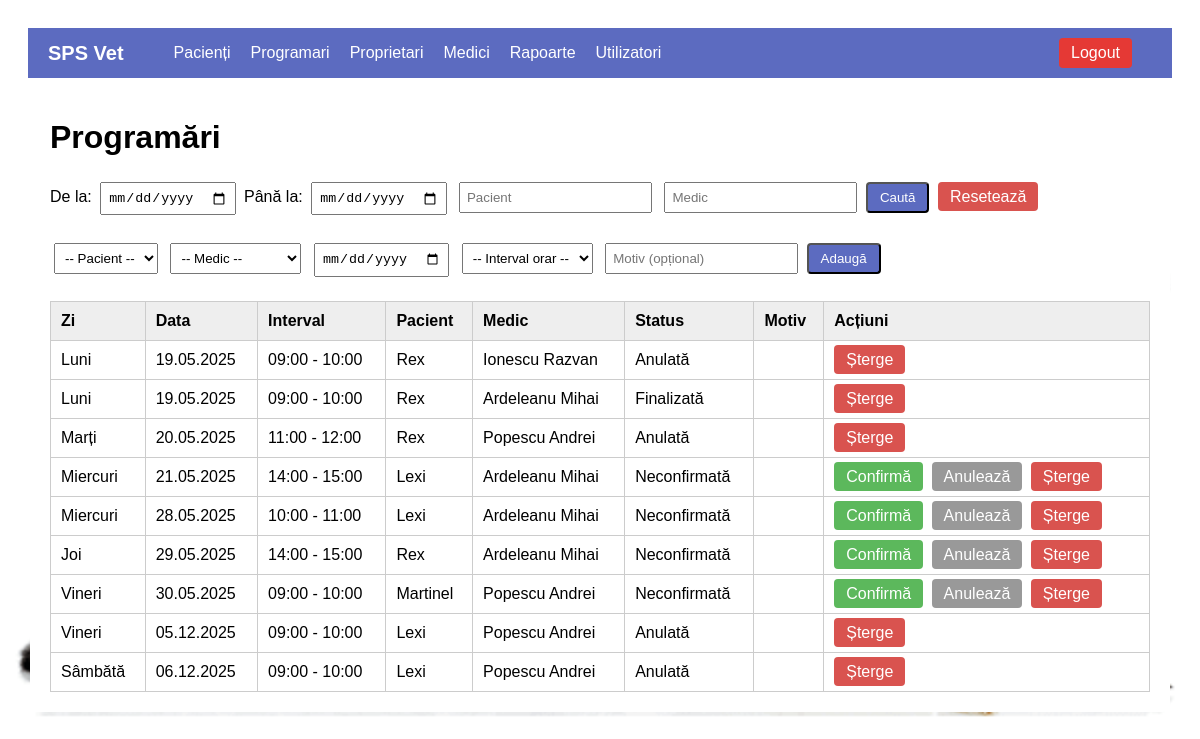
/programari.php (signed in), run on the app's committed database.
### tables this page shows
CREATE TABLE `programari` (
  `id` int(11) NOT NULL,
  `pacient_id` int(11) NOT NULL,
  `medic_id` int(11) NOT NULL,
  `data` date NOT NULL,
  `interval_orar` varchar(50) NOT NULL,
  `status` enum('neconfirmată','confirmată','anulată','finalizată') DEFAULT 'neconfirmată',
  `motiv` varchar(255) DEFAULT NULL
);

CREATE TABLE `pacienti` (
  `id` int(11) NOT NULL,
  `numar_fisa` varchar(50) DEFAULT NULL,
  `data_inregistrare` date DEFAULT NULL,
  `nume` varchar(100) DEFAULT NULL,
  `specie` varchar(50) DEFAULT NULL,
  `rasa` varchar(50) DEFAULT NULL,
  `sex` enum('M','F') DEFAULT NULL,
  `greutate` float DEFAULT NULL,
  `culoare` varchar(50) DEFAULT NULL,
  `varsta` int(11) DEFAULT NULL,
  `microcip` varchar(50) DEFAULT NULL,
  `boli_cronice` text DEFAULT NULL,
  `proprietar_id` int(11) DEFAULT NULL
);

CREATE TABLE `medici` (
  `id` int(11) NOT NULL,
  `nume` varchar(50) NOT NULL,
  `prenume` varchar(50) NOT NULL,
  `telefon` varchar(20) DEFAULT NULL,
  `email` varchar(100) DEFAULT NULL
);

### programari.php (the view, shortened to what this page needs)
<?php
include("header.php");
function zi_romana($data) {
    $zile = ['Duminică','Luni','Marți','Miercuri','Joi','Vineri','Sâmbătă'];
    $zi = date('w', strtotime($data));
    return $zile[$zi];
}
$where = "WHERE 1=1";
$programari = mysqli_query($con, "
    SELECT p.*, pa.nume AS pacient_nume, m.nume AS medic_nume, m.prenume AS medic_prenume
    FROM programari p
    JOIN pacienti pa ON p.pacient_id = pa.id
    JOIN medici m ON p.medic_id = m.id
    $where
    ORDER BY p.data, p.interval_orar
");
?>
<!DOCTYPE html>
<html>
<head>
</head>
<body>
<div class="container">
    <h1>Programări</h1>
    <form method="GET" style="margin-bottom: 20px;">
        <label>De la:</label>
        <input type="date" name="de_la" value="<?= $_GET['de_la'] ?? '' ?>">
        <label>Până la:</label>
        <input type="date" name="pana_la" value="<?= $_GET['pana_la'] ?? '' ?>">
        <input type="text" name="pacient" placeholder="Pacient" value="<?= $_GET['pacient'] ?? '' ?>">
        <input type="text" name="medic" placeholder="Medic" value="<?= $_GET['medic'] ?? '' ?>">
        <button type="submit" class="btn purple">Caută</button>
        <a href="programari.php" class="btn red">Resetează</a>
    </form>
    <form method="POST">
        <select name="pacient_id" required>
            <option value="">-- Pacient --</option>
        </select>
        <select name="medic_id" required>
            <option value="">-- Medic --</option>
        </select>
        <input type="date" name="data" required>
        <select name="interval_orar" required>
            <option value="">-- Interval orar --</option>
        </select>
        <input type="text" name="motiv" placeholder="Motiv (opțional)">
        <button type="submit" name="adauga" class="btn purple">Adaugă</button>
    </form>
    <table>
        <thead>
            <tr>
                <th>Zi</th>
                <th>Data</th>
                <th>Interval</th>
                <th>Pacient</th>
                <th>Medic</th>
                <th>Status</th>
                <th>Motiv</th>
                <th>Acțiuni</th>
            </tr>
        </thead>
        <tbody>
        <?php while ($p = mysqli_fetch_assoc($programari)): ?>
            <tr>
                <td><?= zi_romana($p['data']) ?></td>
                <td><?= date("d.m.Y", strtotime($p['data'])) ?></td>
                <td><?= $p['interval_orar'] ?></td>
                <td><?= $p['pacient_nume'] ?></td>
                <td><?= $p['medic_nume'] . ' ' . $p['medic_prenume'] ?></td>
                <td><?= ucfirst($p['status']) ?></td>
                <td><?= $p['motiv'] ?></td>
                <td>
         <?php if ($p['status'] == 'neconfirmată'): ?>
            <a href="?confirma=<?= $p['id'] ?>" class="btn green">Confirmă</a>
         <?php endif; ?>
          <?php if ($p['status'] != 'anulată' && $p['status'] != 'finalizată'): ?>
            <a href="?anuleaza=<?= $p['id'] ?>" class="btn gray">Anulează</a>
          <?php endif; ?>
            <a href="?sterge=<?= $p['id'] ?>" class="btn red" onclick="return confirm('Ștergi această programare?')">Șterge</a>
</td>
            </tr>
        <?php endwhile; ?>
        </tbody>
    </table>
</div>
</body>
</html>

### programari.php (style rules this page uses)
body { font-family: Arial; background: #f4f4f4; padding: 20px; background: url("imagine.png") no-repeat center center fixed; background-size: cover }
.container { background: #fff; padding: 20px; border-radius: 8px; max-width: 1100px; margin: auto; }
table { width: 100%; border-collapse: collapse; margin-top: 20px; }
th, td { padding: 10px; border: 1px solid #ccc; text-align: left; }
th { background: #eee; }
.btn { padding: 6px 12px; margin-right: 4px; border-radius: 4px; text-decoration: none; }
.btn.green { background: #5cb85c; color: white; }
.btn.red { background: #d9534f; color: white; }
.btn.gray { background: #999; color: white; }
.btn.purple { background: #5c6bc0; color: white; }
form input, form select { padding: 6px; margin: 4px; }

### data on the page
programari: data "Luni", data "19.05.2025", interval_orar "09:00 - 10:00", pacient.nume "Rex", medic.nume "Ionescu", medic.prenume "Razvan", status "Anulată"
programari: data "Luni", data "19.05.2025", interval_orar "09:00 - 10:00", pacient.nume "Rex", medic.nume "Ardeleanu", medic.prenume "Mihai", status "Finalizată"
programari: data "Marți", data "20.05.2025", interval_orar "11:00 - 12:00", pacient.nume "Rex", medic.nume "Popescu", medic.prenume "Andrei", status "Anulată"
programari: data "Miercuri", data "21.05.2025", interval_orar "14:00 - 15:00", pacient.nume "Lexi", medic.nume "Ardeleanu", medic.prenume "Mihai", status "Neconfirmată"
programari: data "Miercuri", data "28.05.2025", interval_orar "10:00 - 11:00", pacient.nume "Lexi", medic.nume "Ardeleanu", medic.prenume "Mihai", status "Neconfirmată"
programari: data "Joi", data "29.05.2025", interval_orar "14:00 - 15:00", pacient.nume "Rex", medic.nume "Ardeleanu", medic.prenume "Mihai", status "Neconfirmată"
programari: data "Vineri", data "30.05.2025", interval_orar "09:00 - 10:00", pacient.nume "Martinel", medic.nume "Popescu", medic.prenume "Andrei", status "Neconfirmată"
programari: data "Vineri", data "05.12.2025", interval_orar "09:00 - 10:00", pacient.nume "Lexi", medic.nume "Popescu", medic.prenume "Andrei", status "Anulată"
programari: data "Sâmbătă", data "06.12.2025", interval_orar "09:00 - 10:00", pacient.nume "Lexi", medic.nume "Popescu", medic.prenume "Andrei", status "Anulată"
